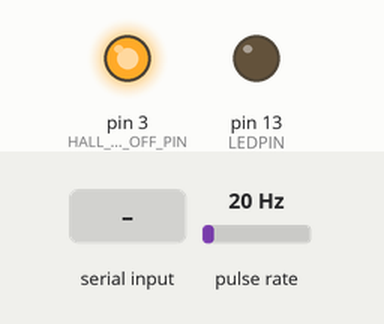
Simulated run of this sketch. Board: Arduino Uno, built with avr-gcc and run on an emulated ATmega328P. Parts: output pins drawn as LEDs (lit = HIGH). Wiring (inferred from the names in the program): pulse sensor: data pin 2. The inputs (shaded band) are chosen by the test bench; at power-on: pulse rate 20 Hz. What the sketch prints to the serial monitor is not drawn.

Above: at 2.2 s.
2.3 s: "1" received over Serial
At 3.2 s:
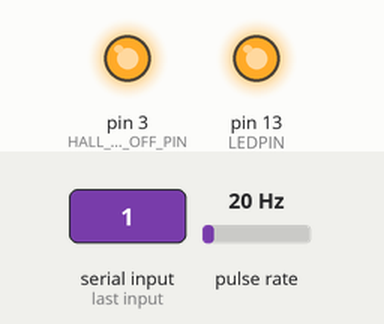
3.8 s: "0" received over Serial
At 4.3 s:
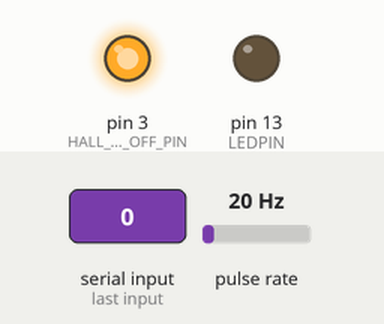
Timing chart, 0 to 6.8 s (numbered marks = the images above; inputs shaded):
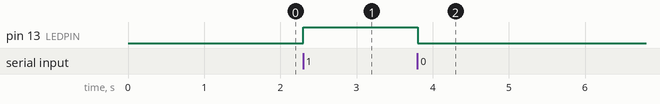

The sketch:

Messwagen_bt.ino
```cpp
//Messwagen mit Bluetooth-Uebertragung basierend auf der Idee und dem Sketch von bubikopf

//#define DEBUG

#define LEDPIN 13
#define HALLPIN 2
#define HALL_ON_OFF_PIN 3


#define MEASURE_LOOP        10   // Anzahl der Umdrehungen zur Ermittlung der Durchschnittsgeschwindigkeit
#define SPEED_CALC_TIME     1000 //in ms: Zeitraum zur Ermittlung der Durchschnittsgeschwindigkeit
#define DEBOUNCE            5    //in ms
#define SHOW_INTERVAL       250  //in ms
#define MIN_SHOW_INTERVAL   5000 //in ms


unsigned long cnt_millis;
volatile unsigned int cnt;
volatile byte measureCnt;
unsigned int show_cnt;
unsigned int show_rpm;
unsigned long showTime;
unsigned long debounceTime;
volatile unsigned int rpm = 0;
unsigned int maxrpm = 0;
unsigned long curTime;
char inbyte = 0;
volatile unsigned long cnt_time[MEASURE_LOOP + 1];


void doCount()
{
  if (digitalRead(HALLPIN) == LOW)
  {
    cnt_millis = millis();
    if (cnt_millis - debounceTime > DEBOUNCE) {
      debounceTime = cnt_millis;
      cnt++;
      measureCnt = (measureCnt + 1) % MEASURE_LOOP;
      byte CntIndex = 1;
      unsigned long diff_time = cnt_millis - cnt_time[measureCnt];
      while (diff_time > SPEED_CALC_TIME && CntIndex < MEASURE_LOOP) {
        diff_time = cnt_millis - cnt_time[(measureCnt + CntIndex) % MEASURE_LOOP];
        CntIndex++;
      }
      if (diff_time > SPEED_CALC_TIME) {
        rpm = 60000L * (2) / (cnt_millis - cnt_time[(measureCnt - 2 + MEASURE_LOOP) % MEASURE_LOOP]);
      } else {
        rpm = 60000L * (MEASURE_LOOP + 1 - CntIndex) / diff_time;
      }
      cnt_time[measureCnt] = cnt_millis;
    }
  }
}

void setup()
{
  Serial.begin(9600);
#ifdef DEBUG
  Serial.println("BT Messwagen");
#endif

  pinMode(HALL_ON_OFF_PIN, OUTPUT);
  digitalWrite(HALL_ON_OFF_PIN, HIGH);
  pinMode(HALLPIN, INPUT_PULLUP);
  pinMode(LEDPIN, OUTPUT);
  digitalWrite(HALLPIN, HIGH);
  for (int x = 0; x < MEASURE_LOOP; x++) {
    cnt_time[x] = x;
  }
  char buffervar[15];
  sprintf(buffervar, "#%05i-%05i~", cnt, rpm);
  Serial.print(buffervar);
  delay(1000);
  Serial.print(buffervar);
  attachInterrupt(digitalPinToInterrupt(HALLPIN), doCount, FALLING);  // hall pin on interrupt 0 = pin 2
}

void loop()
{
  curTime = millis();
  if ((curTime - cnt_time[measureCnt]) > SHOW_INTERVAL * 2) {
    if ((curTime - cnt_time[measureCnt]) > SPEED_CALC_TIME) {
      rpm = 0;
    } else {
      rpm = 60000L * (1) / (cnt_time[measureCnt] - cnt_time[(measureCnt + MEASURE_LOOP - 1) % MEASURE_LOOP]);
    }
  }
  if (rpm > maxrpm) maxrpm = rpm;
  if (curTime - showTime > SHOW_INTERVAL) {
    if (cnt != show_cnt || rpm != show_rpm || (curTime - showTime) > MIN_SHOW_INTERVAL) {
      show_cnt = cnt;
      show_rpm = rpm;
      showTime = curTime;
      char buffervar[15];
      sprintf(buffervar, "#%05i+%05i~", cnt, rpm);
      Serial.print(buffervar);
#ifdef DEBUG
      Serial.print(" ");
      Serial.print(digitalRead(HALLPIN));
      Serial.print(" ");
      Serial.print(curTime);
      Serial.print(" ");
      Serial.print(cnt);
      Serial.print(" ");
      Serial.print(measureCnt);
      Serial.print(" ");
      Serial.print(rpm);
      Serial.print(" ");
      Serial.println(maxrpm);
#endif
    }
  }

  if (Serial.available() > 0)
  {
    inbyte = Serial.read();
    if (inbyte == '0')
    {
      //LED off
      digitalWrite(LEDPIN, LOW);
      digitalWrite(HALLPIN, LOW);
    }
    if (inbyte == '1')
    {
      //LED on
      digitalWrite(LEDPIN, HIGH);
      digitalWrite(HALLPIN, HIGH);
    }
  }
}
```

Measured:
- after the input at 2.3 s, pin 13 (LEDPIN): LOW → HIGH at once
- after the input at 3.8 s, pin 13 (LEDPIN): HIGH → LOW at once
